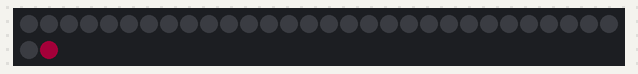
Recording of a sketch running on a simulated Arduino Uno, built with avr-gcc and run on an emulated ATmega328P. On the bench: 32 RGB LEDs in strip order, left to right, continuing on the next row. Dim RGB values are drawn brighter than linear; random numbers use the default seed unless the sketch sets one.

Above: at 0.15 s.
At 6.22 s:
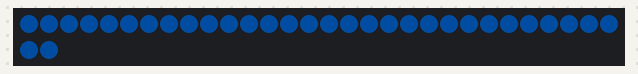
At 12.69 s:
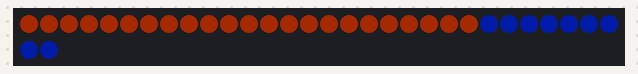
At 19.74 s:
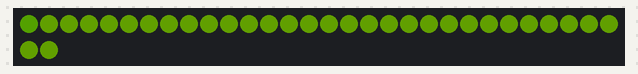
At 29.54 s:
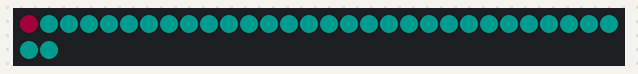
At 39.66 s:
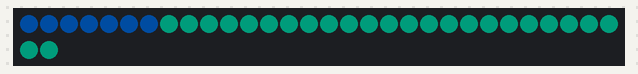

The sketch:

colorAnimNeoPixel.ino
```cpp
#include <Adafruit_NeoPixel.h>
#ifdef __AVR__
#include <avr/power.h>
#endif

#define num_pixels 2
#define NUM_LEDS 16*num_pixels

#define PIN 6
#define WINDOW 20
Adafruit_NeoPixel strip = Adafruit_NeoPixel(NUM_LEDS, PIN, NEO_GRBW);

void setup() {
  Serial.begin(9600);

  strip.begin();
  strip.setBrightness(50);
  strip.show(); // Initialize all pixels to 'off'
}


void colorAnim(uint8_t wait){
  /*
   * takes a number 0-255 and loops through all the pixels to set them to that color
   */
  uint32_t color = Wheel(random(0, 255));
  //for(int i=0; i<NUM_LEDS; i++) { //loop through all the pixels
  for(int i=NUM_LEDS-1; i >= 0; i--) {
      strip.setPixelColor(i, color);

      strip.show();

      delay(wait);
    }
}


uint32_t Wheel(byte WheelPos) {
/*
 * Wheel transforms a number 0 to 255 to a color
 * Input a value 0 to 255 to get a color value.
 * The colours are a transition r - g - b - back to r.
 */
  WheelPos = 255 - WheelPos;
  if(WheelPos < 85) {
    return strip.Color(255 - WheelPos * 3, 0, WheelPos * 3);
  }
  if(WheelPos < 170) {
    WheelPos -= 85;
    return strip.Color(0, WheelPos * 3, 255 - WheelPos * 3);
  }
  WheelPos -= 170;
  return strip.Color(WheelPos * 3, 255 - WheelPos * 3, 0);
}


void loop() {

  colorAnim(10);

}
```
